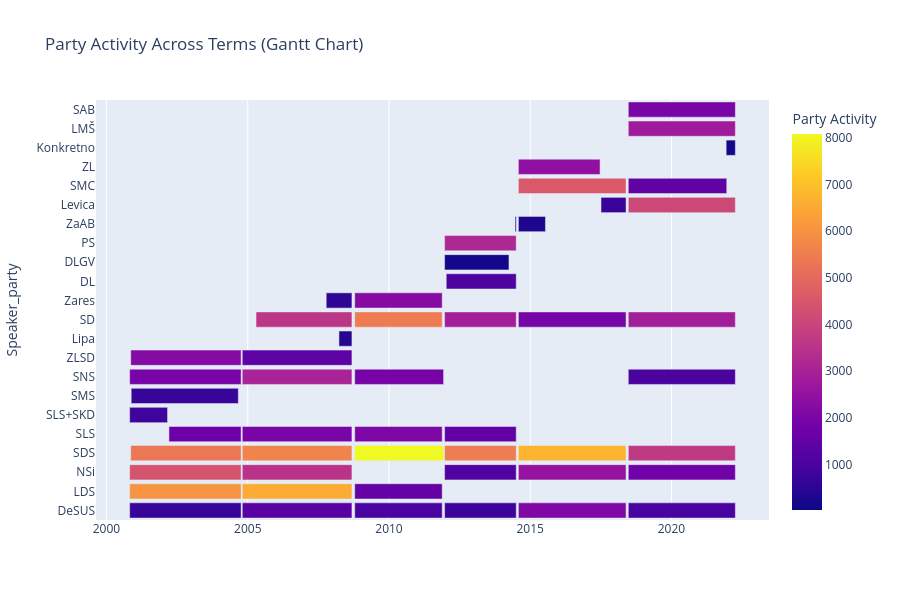

Write notebook code for a chart like this one.
### Code cell
import plotly.express as px
from PIL import Image

## Plot 1: ALL parties as are
fig = px.timeline(
    activity,
    x_start="Start_date",
    x_end="End_date",
    y="Speaker_party",
    color="Speech_count",
    title="Party Activity Across Terms (Gantt Chart)",
    labels={"Speech_count": "Party Activity"},
)
fig.update_layout(
    height=600  # Set the height to your desired value
)

#fig.write_html("../../Figures/Sentiment_Analysis/Parties/Party_activity_Gantt.html")
fig.write_image("../../Figures/Sentiment_Analysis/Parties/Party_activity_Gantt.png")

fig.show()

### Figure 1 — Plotly figure (JSON) as saved in the notebook; plotly's stock layout.template omitted (floating-point values rounded to 4 significant figures)
{"data": [{"alignmentgroup": "True", "base": ["2000-10-27", "2000-10-27", "2000-10-27", "2000-11-10", "2002-03-19", "2000-10-27", "2000-11-16", "2000-10-27", "2000-11-10", "2004-10-22", "2004-10-22", "2008-03-25", "2004-10-22", "2005-04-18", "2004-10-22", "2004-10-22", "2004-10-22", "2004-10-22", "2007-10-12", "2008-10-15", "2008-10-15", "2008-10-15", "2008-10-15", "2008-10-15", "2008-10-15", "2008-10-15", "2012-01-11", "2011-12-21", "2011-12-21", "2011-12-21", "2011-12-21", "2011-12-21", "2011-12-21", "2011-12-21", "2014-06-19", "2014-08-01", "2017-07-04", "2014-08-01", "2014-08-01", "2014-08-01", "2014-08-01", "2014-08-01", "2014-08-01", "2018-06-22", "2021-12-08", "2018-06-22", "2018-06-22", "2018-06-22", "2018-06-22", "2018-06-22", "2018-06-22", "2018-06-22", "2018-06-22"], "hovertemplate": "Start_date=%{base}<br>End_date=%{x}<br>Speaker_party=%{y}<br>Party Activity=%{marker.color}<extra></extra>", "legendgroup": "", "marker": {"color": [666, 6036, 4375, 5330, 1719, 809, 705, 1935, 2201, 1282, 6531, 395, 3502, 3579, 5656, 1969, 3040, 1398, 557, 989, 1533, 5439, 8082, 2041, 1910, 2233, 1053, 93, 753, 1176, 3189, 2865, 5479, 1484, 21, 2115, 696, 2559, 1918, 6729, 4554, 2434, 305, 987, 115, 2810, 4106, 1746, 1955, 2862, 3699, 1452, 1017], "coloraxis": "coloraxis", "pattern": {"shape": ""}}, "name": "", "offsetgroup": "", "orientation": "h", "showlegend": false, "textposition": "auto", "type": "bar", "x": [124502400000, 124502400000, 124502400000, 123292800000, 80611200000, 42336000000, 119664000000, 124502400000, 123292800000, 122515200000, 122515200000, 14515200000, 122515200000, 107136000000, 122515200000, 122515200000, 122515200000, 122515200000, 28771200000, 97718400000, 97718400000, 97718400000, 99273600000, 97718400000, 99273600000, 97718400000, 78192000000, 71884800000, 80006400000, 80006400000, 80006400000, 80006400000, 80006400000, 80006400000, 1296000000, 120268800000, 27993600000, 120268800000, 120268800000, 120268800000, 120268800000, 91238400000, 30240000000, 119577600000, 10281600000, 119577600000, 119577600000, 119577600000, 119577600000, 119577600000, 119577600000, 109987200000, 119577600000], "xaxis": "x", "y": ["DeSUS", "LDS", "NSi", "SDS", "SLS", "SLS+SKD", "SMS", "SNS", "ZLSD", "DeSUS", "LDS", "Lipa", "NSi", "SD", "SDS", "SLS", "SNS", "ZLSD", "Zares", "DeSUS", "LDS", "SD", "SDS", "SLS", "SNS", "Zares", "DL", "DLGV", "DeSUS", "NSi", "PS", "SD", "SDS", "SLS", "ZaAB", "DeSUS", "Levica", "NSi", "SD", "SDS", "SMC", "ZL", "ZaAB", "DeSUS", "Konkretno", "LMŠ", "Levica", "NSi", "SAB", "SD", "SDS", "SMC", "SNS"], "yaxis": "y"}], "layout": {"barmode": "overlay", "coloraxis": {"colorbar": {"title": {"text": "Party Activity"}}, "colorscale": [[0, "#0d0887"], [0.1111, "#46039f"], [0.2222, "#7201a8"], [0.3333, "#9c179e"], [0.4444, "#bd3786"], [0.5556, "#d8576b"], [0.6667, "#ed7953"], [0.7778, "#fb9f3a"], [0.8889, "#fdca26"], [1, "#f0f921"]]}, "height": 600, "legend": {"tracegroupgap": 0}, "title": {"text": "Party Activity Across Terms (Gantt Chart)"}, "xaxis": {"anchor": "y", "domain": [0, 1], "type": "date"}, "yaxis": {"anchor": "x", "domain": [0, 1], "title": {"text": "Speaker_party"}}}}
